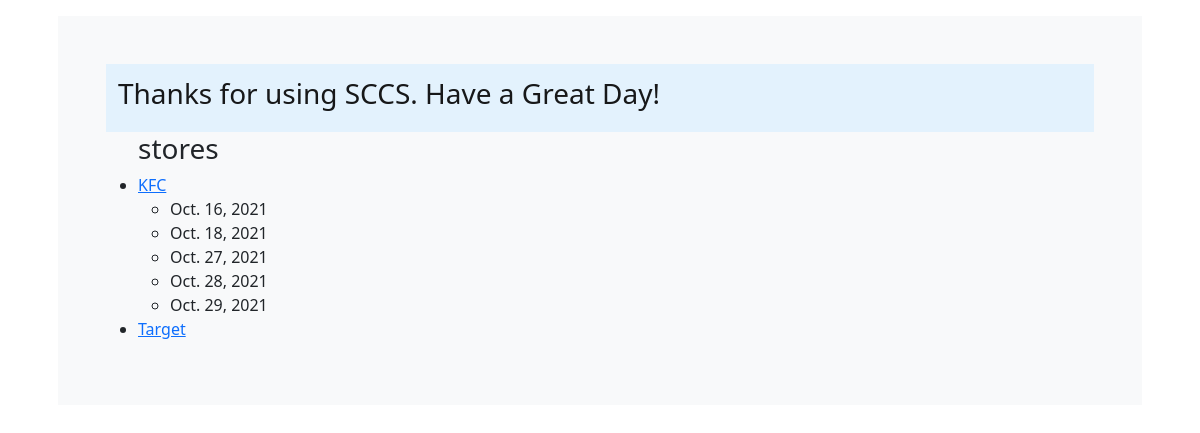
The page /queueweb/index on the database its author committed.
### apidatabase/models.py (models this page shows, shortened)
class Store(models.Model):
    store_id  =  models.AutoField(primary_key=True)
    '''  store_id = models.AutoField(primary_key=True)
     store_name = models.TextField(max_length=200)
     store_phone = models.PositiveIntegerField(blank=True, null=True)

     '''
    phone_message = 'Phone number must be entered in the format: xxx-xxx-xxxx'
    phone_regex = RegexValidator(
        regex=r'^[\d]{3}-[\d]{3}-[\d]{4}',
        message=phone_message
    )
    store_id = models.AutoField(primary_key=True)
    store_name = models.CharField(max_length=30)
    owner_first_name = models.CharField(max_length=30,default='')
    owner_last_name = models.CharField(max_length=30,default='')
    store_phone = models.CharField(validators=[phone_regex],max_length=12,unique=True,default='')
    email = models.EmailField(max_length=100,default='',unique=True)
    store_url = models.URLField(max_length=200,default='')
    store_address = models.CharField(max_length=100,default='')
    registration_date = models.DateTimeField(auto_now_add=True)
    store_capacity = models.IntegerField(default=0)
    password = models.CharField(max_length=30, null=False,default='')
    is_email_verified = models.BooleanField(default=False)
    profile_pic = models.ImageField(default = 'default.jpg' , upload_to = profile_pic_path)
    slug = models.SlugField(unique=True)
    store_average_waiting_time_for_person = models.IntegerField(default=0)
    store_current_count = models.PositiveIntegerField(default = 0)
    thermal_task_queue = models.IntegerField(default=0)
    thermal_state = models.IntegerField(default=0) # 0: wait, 1:pass, -1:fail
    def save(self,*args, **kwargs):
        self.slug = slugify(self.store_name)
        super(Store, self).save(*args, **kwargs)
    class Meta:
        verbose_name_plural = 'stores'
    """def save(self):
        super().save()

        img = Image.open(self.image.path)

        if img.height > 300 or img.width > 300:
            output_size = (300, 300)
            img.thumbnail(output_size)
            img.save(self.image.path) """

class Queue(models.Model):
    store = models.ForeignKey(Store, on_delete = models.CASCADE)
    queuedate = models.DateField()
    current_waiting_time = models.IntegerField(default=0)
    number_people_waiting = models.IntegerField(default=0)
    first_Customerueue_id = models.IntegerField(default=0)
    last_Customerueue_id = models.IntegerField(default=0)

### queueweb/views.py (the view)
# urls.py: path('', views.index, name="index")
@csrf_exempt
def index(request):
    store_list = Store.objects.order_by('store_name')
    queue_list = Queue.objects.order_by('queuedate')
    context_dict = {}
    context_dict['stores'] = store_list
    context_dict['queues'] = queue_list
    return render(request,'queueweb/index.html',context=context_dict)

### queueweb/templates/queueweb/index.html (shortened to what this page needs)
{% extends 'queueweb/base.html' %}
{% load static %}
{% block body_block %}
        <div>
        {% if stores %}
            <ul>
                <h3>stores</h3>
                {% for store in stores %}
                    <li><a href="/queueweb/store/{{ store.slug }}/">{{ store.store_name }}</a></li>
                    <div>
                        {% if queues %}
                            <ul>
                                {% for queue in queues %}
                                    {% if queue.store == store %}
                                        <li>{{ queue.queuedate }}</li>
                                    {% endif %}
                                {% endfor%}
                            </ul>
                        {% else %}
                            <strong>There are no queues present.</strong>
                        {% endif%}
                    </div>
                {% endfor%}
            </ul>
        {% else %}
            <strong>There are no store present.</strong>
        {% endif%}
        </div>
{% endblock %}

### queueweb/templates/queueweb/base.html (style rules this page uses)
.parallax { background-image: url('https://webgradients.com/public/webgradients_png/031%20Blessing.png'); height: 100%; background-attachment: fixed; background-position: center; background-repeat: no-repeat; background-size: cover; }

### rows shown on the page
Store: store_name "KFC"
Queue: queuedate "Oct. 16, 2021"
Queue: queuedate "Oct. 18, 2021"
Queue: queuedate "Oct. 27, 2021"
Queue: queuedate "Oct. 28, 2021"
Queue: queuedate "Oct. 29, 2021"
Store: store_name "Target"
